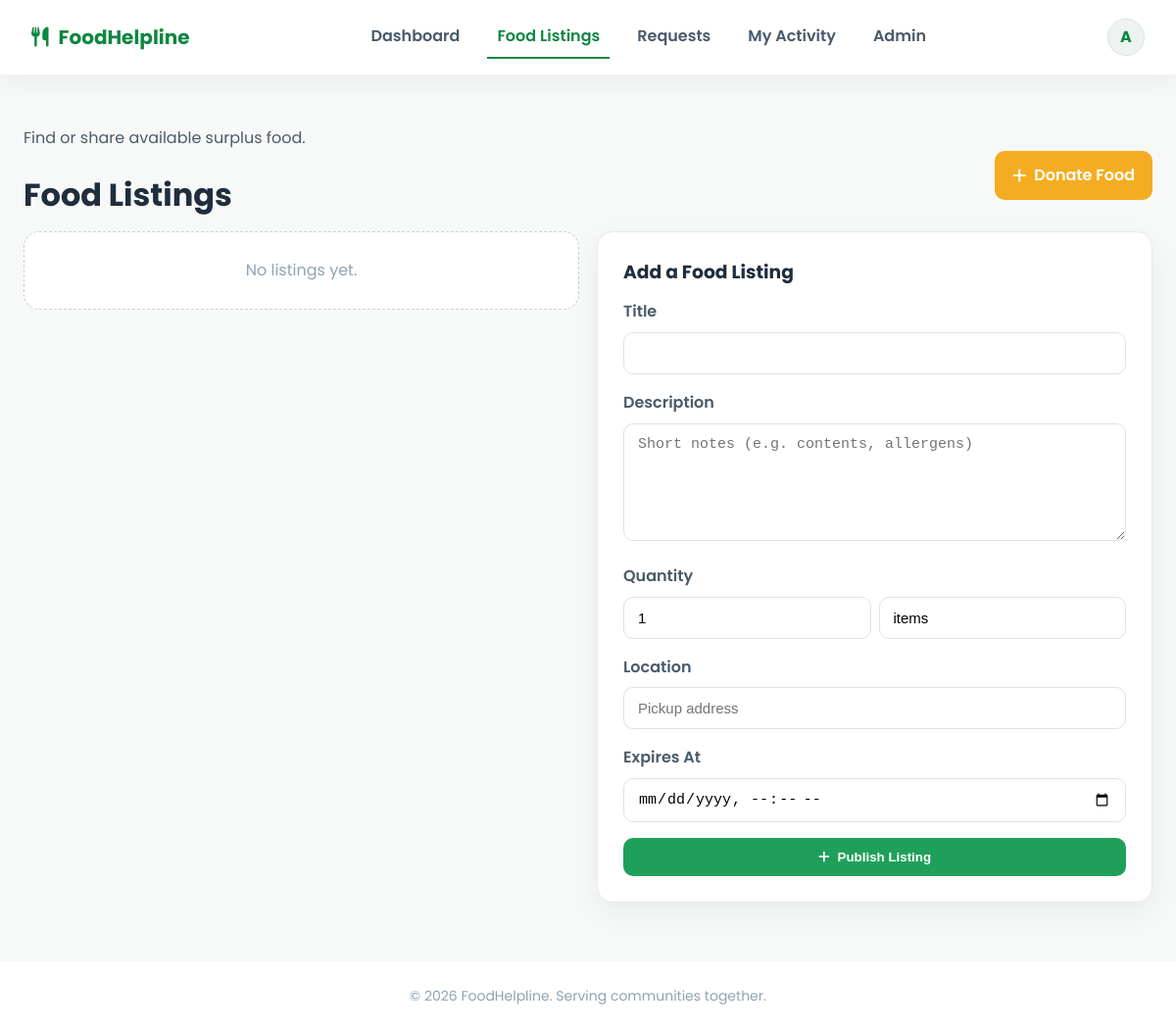
/food_listings.php (signed in), run on an earlier commit of the app's database.
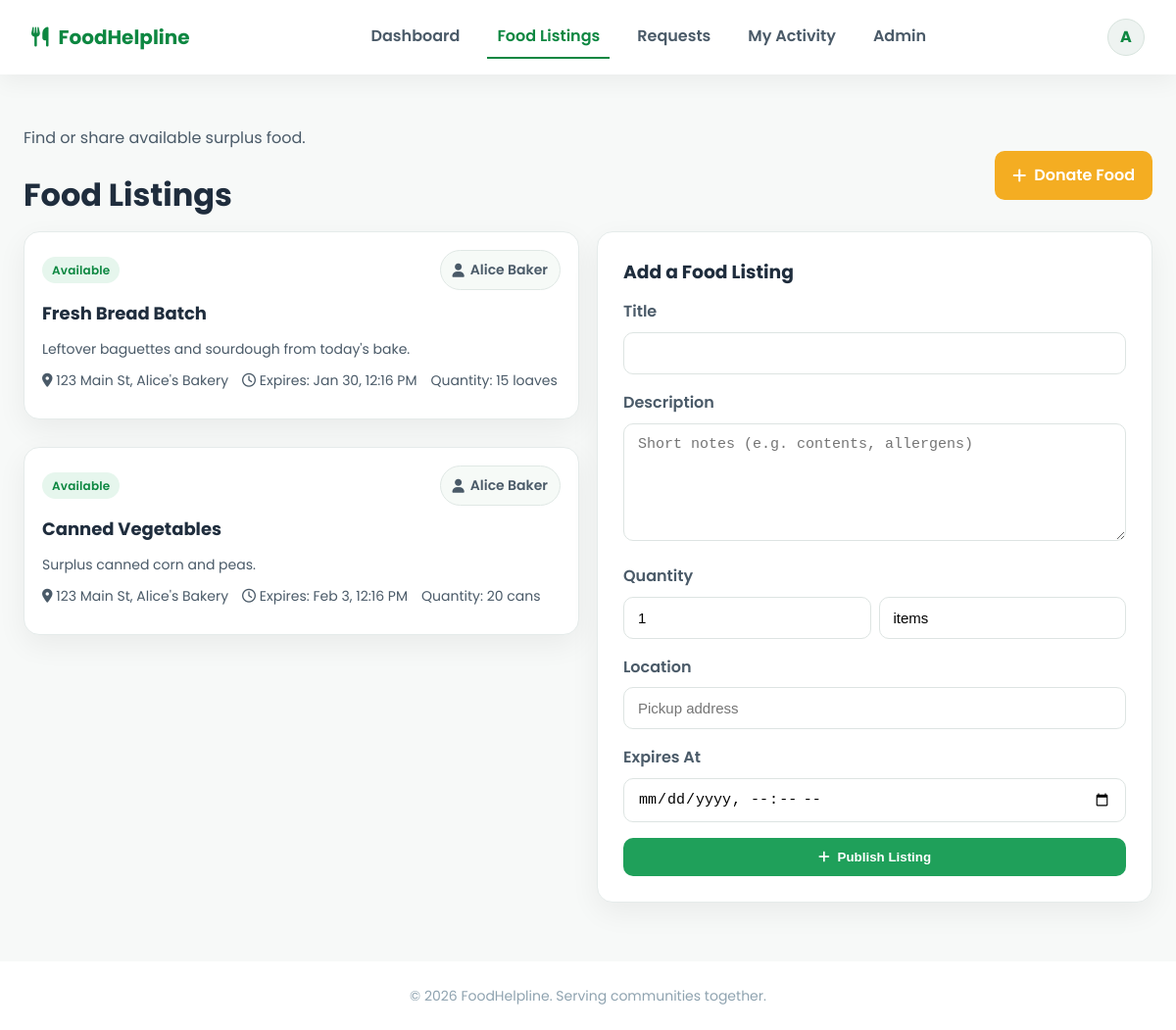
And on a later commit of the database.
### tables this page shows
CREATE TABLE IF NOT EXISTS users (
    id INT AUTO_INCREMENT PRIMARY KEY,
    name VARCHAR(255) NOT NULL,
    email VARCHAR(255) NOT NULL UNIQUE,
    phone VARCHAR(20) NOT NULL,
    address VARCHAR(255) DEFAULT NULL,
    organization VARCHAR(255) DEFAULT NULL,
    password VARCHAR(255) NOT NULL,
    role ENUM('admin', 'donor', 'receiver', 'volunteer') NOT NULL,
    profile_completed TINYINT(1) DEFAULT 0,
    created_at TIMESTAMP DEFAULT CURRENT_TIMESTAMP
);

CREATE TABLE IF NOT EXISTS food_listings (
    id INT AUTO_INCREMENT PRIMARY KEY,
    user_id INT NOT NULL,                 
    title VARCHAR(255) NOT NULL,
    description TEXT,
    quantity INT DEFAULT 1,
    unit VARCHAR(50) DEFAULT 'items',
    location VARCHAR(255) NOT NULL,
    expires_at DATETIME NULL,
    status ENUM('available','claimed','completed','expired') DEFAULT 'available',
    claimed_by INT NULL,                  
    volunteer_id INT NULL,                
    created_at TIMESTAMP DEFAULT CURRENT_TIMESTAMP,
    FOREIGN KEY (user_id) REFERENCES users(id) ON DELETE CASCADE,
    FOREIGN KEY (claimed_by) REFERENCES users(id) ON DELETE SET NULL,
    FOREIGN KEY (volunteer_id) REFERENCES users(id) ON DELETE SET NULL
);

### includes/helpers.php (called while the page is built, shortened)
<?php
function safe($value) {
    return htmlspecialchars($value ?? '', ENT_QUOTES, 'UTF-8');
}
function formatDate($dateString, $format = 'M j, Y') {
    return date($format, strtotime($dateString));
}
function statusBadge(string $status): array {
    $map = [
        'available'  => ['label' => 'Available', 'class' => 'badge green'],
        'claimed'    => ['label' => 'Claimed', 'class' => 'badge blue'],
        'completed'  => ['label' => 'Completed', 'class' => 'badge gray'],
        'expired'    => ['label' => 'Expired', 'class' => 'badge gray'],
        'open'       => ['label' => 'Open', 'class' => 'badge blue'],
        'picked_up'  => ['label' => 'Picked Up', 'class' => 'badge amber'],
        'delivered'  => ['label' => 'Delivered', 'class' => 'badge green'],
        'closed'     => ['label' => 'Closed', 'class' => 'badge gray'],
    ];
    return $map[$status] ?? ['label' => ucfirst($status), 'class' => 'badge gray'];
}

### food_listings.php (the view, shortened to what this page needs)
<?php
$active = "listings";
include("includes/header.php");
include("includes/helpers.php");
$listings = $conn->query("SELECT fl.*,
    u.name AS donor_name,
    rc.name AS receiver_name,
    vol.name AS volunteer_name
    FROM food_listings fl
    LEFT JOIN users u ON u.id = fl.user_id
    LEFT JOIN users rc ON rc.id = fl.claimed_by
    LEFT JOIN users vol ON vol.id = fl.volunteer_id
    ORDER BY CASE WHEN fl.status='available' THEN 0 WHEN fl.status='claimed' THEN 1 ELSE 2 END, fl.expires_at ASC
")->fetchAll(PDO::FETCH_ASSOC);
?>
<section class="page">
    <div class="section-head" style="margin-bottom:6px;">
        <div>
            <p class="lead">Find or share available surplus food.</p>
            <h1>Food Listings</h1>
        </div>
        <?php if ($currentUser['role'] === 'donor' || $currentUser['role'] === 'admin'): ?>
            <a class="btn warning" href="#donate"><i class="fas fa-plus"></i> Donate Food</a>
        <?php endif; ?>
    </div>
    <div class="grid two">
        <div>
            <?php if (count($listings) === 0): ?>
                <div class="empty">No listings yet. <?php if ($currentUser['role']==='donor'): ?>Be the first to donate!<?php endif; ?></div>
            <?php else: ?>
                <div class="grid cards">
                    <?php foreach ($listings as $listing): ?>
                        <?php $badge = statusBadge($listing['status']); ?>
                        <div class="listing-card">
                            <div class="meta" style="justify-content: space-between;">
                                <span class="<?php echo $badge['class']; ?>"><?php echo $badge['label']; ?></span>
                                <span class="pill"><i class="fas fa-user"></i> <?php echo safe($listing['donor_name']); ?></span>
                            </div>
                            <h4><?php echo safe($listing['title']); ?></h4>
                            <?php if ($listing['description']): ?>
                                <p class="meta" style="color:var(--gray-700);"><?php echo safe($listing['description']); ?></p>
                            <?php endif; ?>
                            <div class="meta">
                                <span><i class="fas fa-map-marker-alt"></i> <?php echo safe($listing['location']); ?></span>
                                <?php if ($listing['expires_at']): ?>
                                    <span><i class="far fa-clock"></i> Expires: <?php echo formatDate($listing['expires_at'], 'M j, g:i A'); ?></span>
                                <?php endif; ?>
                                <span>Quantity: <?php echo (int)$listing['quantity'] . ' ' . safe($listing['unit']); ?></span>
                            </div>
                        </div>
                    <?php endforeach; ?>
                </div>
            <?php endif; ?>
        </div>
        <?php if ($currentUser['role'] === 'donor' || $currentUser['role'] === 'admin'): ?>
            <div id="donate">
                <div class="form-card">
                    <h3 style="margin-bottom:12px;">Add a Food Listing</h3>
                    <form method="POST">
                        <div class="form-group">
                            <label>Title</label>
                            <input type="text" name="title" required>
                        </div>
                        <div class="form-group">
                            <label>Description</label>
                            <textarea name="description" placeholder="Short notes (e.g. contents, allergens)"></textarea>
                        </div>
                        <div class="form-group">
                            <label>Quantity</label>
                            <div style="display:flex; gap:8px;">
                            <input type="number" name="quantity" min="1" value="1" style="flex:1;" required>
                            <input type="text" name="unit" value="items" style="flex:1;" required>
                        </div>
                    </div>
                        <div class="form-group">
                            <label>Location</label>
                            <input type="text" name="location" required placeholder="Pickup address">
                        </div>
                        <div class="form-group">
                            <label>Expires At</label>
                            <input type="datetime-local" name="expires_at">
                        </div>
                        <button type="submit" name="add_listing" class="btn primary full"><i class="fas fa-plus"></i> Publish Listing</button>
                    </form>
                </div>
            </div>
        <?php endif; ?>
    </div>
</section>
<?php include("includes/footer.php"); ?>

### includes/header.php (shortened to what this page needs)
<?php
include_once __DIR__ . '/db.php';
$active = $active ?? '';
$userStmt = $conn->prepare("SELECT * FROM users WHERE id = ? LIMIT 1");
$userStmt->execute([$_SESSION['user_id']]);
$currentUser = $userStmt->fetch(PDO::FETCH_ASSOC);
$firstInitial = strtoupper(substr($currentUser['name'], 0, 1));
?>
<!DOCTYPE html>
<html lang="en">
<head>
    <link rel="stylesheet" href="https://cdnjs.cloudflare.com/ajax/libs/font-awesome/6.4.2/css/all.min.css">
    <link rel="stylesheet" href="<?php echo BASE_URL; ?>assets/css/style.css">
</head>
<body class="app-body">
<header class="app-nav">
    <div class="brand">
        <a href="<?php echo BASE_URL; ?>dashboard.php">
            <i class="fas fa-utensils"></i>
            <span>FoodHelpline</span>
        </a>
    </div>
    <nav class="nav-links">
        <a class="<?php echo $active === 'dashboard' ? 'active' : ''; ?>" href="<?php echo BASE_URL; ?>dashboard.php">Dashboard</a>
        <a class="<?php echo $active === 'listings' ? 'active' : ''; ?>" href="<?php echo BASE_URL; ?>food_listings.php">Food Listings</a>
        <a class="<?php echo $active === 'requests' ? 'active' : ''; ?>" href="<?php echo BASE_URL; ?>requests.php">Requests</a>
        <a class="<?php echo $active === 'activity' ? 'active' : ''; ?>" href="<?php echo BASE_URL; ?>activity.php">My Activity</a>
        <?php if ($currentUser['role'] === 'admin'): ?>
            <a class="<?php echo $active === 'admin' ? 'active' : ''; ?>" href="<?php echo BASE_URL; ?>admin/dashboard.php">Admin</a>
        <?php endif; ?>
    </nav>
    <div class="nav-cta">
        <div class="avatar" data-dropdown="user-menu">
            <?php echo htmlspecialchars($firstInitial); ?>
        </div>
    </div>
</header>
<main>

### includes/footer.php
    </main>
    <footer class="app-footer">
        <p>&copy; <?php echo date('Y'); ?> FoodHelpline. Serving communities together.</p>
    </footer>
</body>
</html>

### assets/css/style.css (style rules this page uses)
:root { --green: #1fa05a; --green-dark: #0d8741; --yellow: #f4ad22; --red: #d94141; --gray-900: #1f2d3d; --gray-700: #4a5a68; --gray-500: #8fa3b0; --gray-300: #dce5eb; --gray-100: #f7f9f8; --card-shadow: 0 10px 30px rgba(0, 0, 0, 0.06); font-family: "Poppins", system-ui, -apple-system, sans-serif; }
* { box-sizing: border-box; margin: 0; padding: 0; }
body { background: var(--gray-100); color: var(--gray-900); line-height: 1.6; }
a { color: var(--green); text-decoration: none; }
.btn { display: inline-flex; align-items: center; gap: 8px; border: none; border-radius: 10px; padding: 12px 18px; font-weight: 600; cursor: pointer; transition: all 0.2s ease; text-decoration: none; }
.btn.primary { background: var(--green); color: #fff; }
.btn.warning { background: var(--yellow); color: #fff; }
.btn.full { width: 100%; justify-content: center; }
.badge { display: inline-flex; align-items: center; padding: 4px 10px; border-radius: 20px; font-size: 12px; font-weight: 600; letter-spacing: 0.2px; }
.badge.green { background: #e6f6ed; color: var(--green-dark); }
.app-body { min-height: 100vh; }
.app-nav { position: sticky; top: 0; z-index: 50; background: #fff; display: flex; align-items: center; justify-content: space-between; padding: 16px 32px; box-shadow: 0 8px 22px rgba(0, 0, 0, 0.05); }
.brand a { display: inline-flex; align-items: center; gap: 10px; font-size: 20px; font-weight: 700; color: var(--green-dark); }
.nav-links { display: flex; gap: 18px; }
.nav-links a { color: var(--gray-700); font-weight: 600; padding: 8px 10px; border-bottom: 2px solid transparent; }
.nav-links a.active { color: var(--green-dark); border-color: var(--green-dark); }
.nav-cta { display: flex; align-items: center; gap: 12px; position: relative; }
.avatar { width: 38px; height: 38px; border-radius: 50%; background: #eef3f1; color: var(--green-dark); display: grid; place-items: center; font-weight: 700; cursor: pointer; border: 1px solid #d7e3dd; }
.page { max-width: 1200px; margin: 0 auto; padding: 32px 24px 60px; }
.page h1 { font-size: 32px; margin-bottom: 6px; }
.page p.lead { color: var(--gray-700); margin-bottom: 20px; }
.grid { display: grid; gap: 18px; }
.grid.two { grid-template-columns: repeat(auto-fit, minmax(320px, 1fr)); }
.grid.cards { grid-template-columns: repeat(auto-fit, minmax(280px, 1fr)); }
.section-head { display: flex; justify-content: space-between; align-items: center; margin: 20px 0 12px; }
.section-head a { font-weight: 600; color: var(--green-dark); }
.listing-card, .request-card { display: grid; gap: 10px; background: #fff; border: 1px solid #e5ebea; border-radius: 16px; padding: 18px; box-shadow: var(--card-shadow); }
.listing-card h4, .request-card h4 { font-size: 18px; }
.listing-card .meta, .request-card .meta { color: var(--gray-700); font-size: 14px; display: flex; gap: 14px; align-items: center; flex-wrap: wrap; }
.pill { display: inline-flex; align-items: center; gap: 6px; padding: 8px 12px; border-radius: 999px; border: 1px solid #e0e8e5; background: #f6faf7; color: var(--gray-700); font-weight: 600; font-size: 14px; }
.form-card { max-width: 680px; margin: 0 auto; background: #fff; padding: 26px; border-radius: 16px; border: 1px solid #e5ebea; box-shadow: var(--card-shadow); }
.form-group { margin-bottom: 16px; }
.form-group label { display: block; font-weight: 600; margin-bottom: 8px; color: var(--gray-700); }
.form-group input, .form-group select, .form-group textarea { width: 100%; border: 1px solid #dde4e2; border-radius: 10px; padding: 12px 14px; font-size: 15px; outline: none; transition: border 0.2s ease, box-shadow 0.2s ease; }
.form-group textarea { min-height: 120px; resize: vertical; }
.app-footer { text-align: center; padding: 24px; color: var(--gray-500); font-size: 14px; }
.cards { display: grid; grid-template-columns: repeat(auto-fit, minmax(240px, 1fr)); gap: 28px; }
footer { background: #fff; text-align: center; padding: 20px 0; color: var(--gray-500); }
.empty { border: 1.5px dashed #c7d4d0; border-radius: 16px; padding: 26px; text-align: center; color: var(--gray-500); background: #fff; }

What changed in the data, as far as the page shows it:
added food_listings: status "Available", user.name "Alice Baker", title "Fresh Bread Batch", description "Leftover baguettes and sourdough from today's bake.", location "123 Main St, Alice's Bakery", expires_at "Jan 30, 12:16 PM", quantity "15", unit "loaves"
added food_listings: status "Available", user.name "Alice Baker", title "Canned Vegetables", description "Surplus canned corn and peas.", location "123 Main St, Alice's Bakery", expires_at "Feb 3, 12:16 PM", quantity "20", unit "cans"
Also different on the page:
text no longer shown: "No listings yet."
